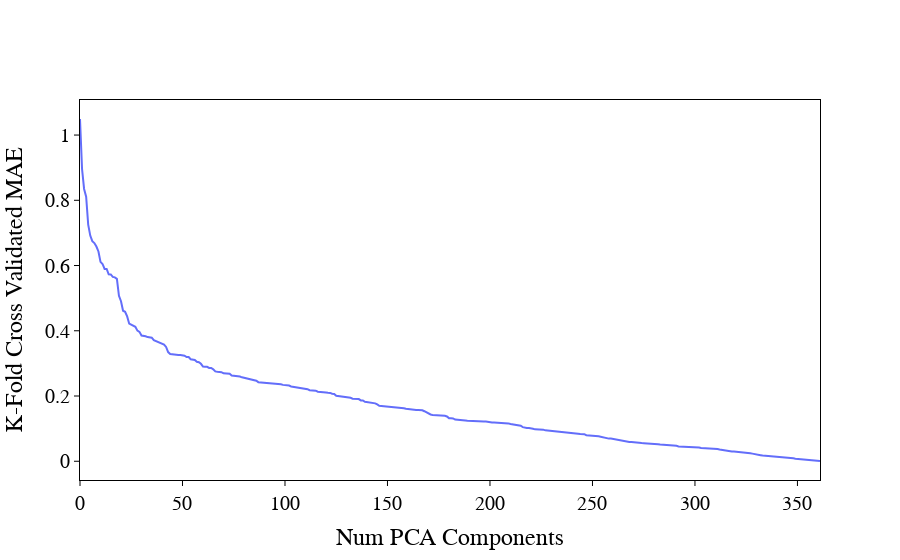

The cell this chart's notebook holds for it:
### Code cell
fig = MA_Plot.plot_residuals__PLT
if show_plot:
    fig.show()

### Figure 1 — Plotly figure (JSON) as saved in the notebook; plotly's stock layout.template omitted (floating-point values rounded to 4 significant figures; data arrays with more than 128 entries replaced by an {"elided": "..."} marker saying what was removed)
{"data": [{"type": "scatter", "y": {"elided": "362 float values"}}], "layout": {"font": {"color": "black", "family": "Arial"}, "paper_bgcolor": "white", "plot_bgcolor": "white", "showlegend": false, "xaxis": {"linecolor": "black", "mirror": true, "showgrid": false, "showline": true, "tickcolor": "black", "tickfont": {"family": "Arial", "size": 20}, "ticks": "outside", "title": {"font": {"color": "black", "family": "Arial", "size": 24}, "text": "Num PCA Components"}}, "yaxis": {"linecolor": "black", "mirror": true, "showgrid": false, "showline": true, "tickcolor": "black", "tickfont": {"family": "Arial", "size": 20}, "ticks": "outside", "title": {"font": {"color": "black", "family": "Arial", "size": 24}, "text": "K-Fold Cross Validated MAE"}}}}
